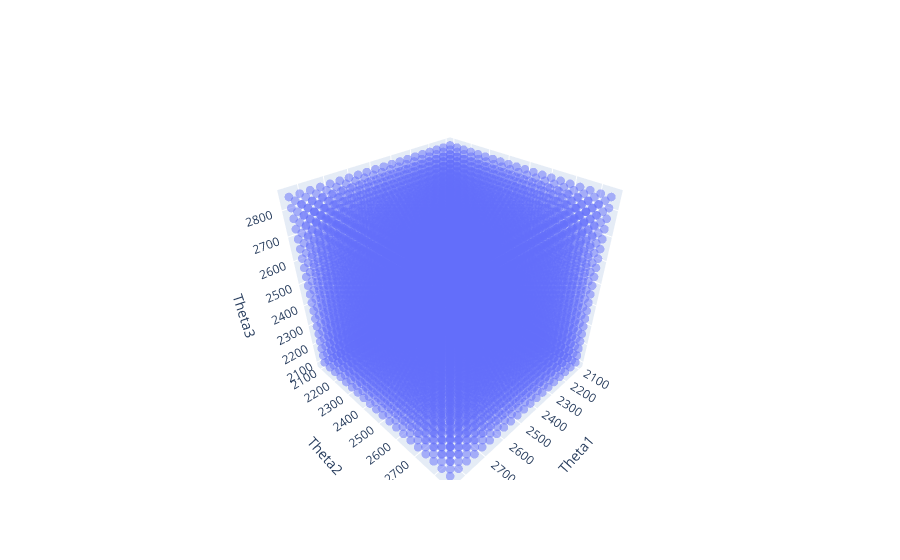

Notebook code for this chart:
### Markdown cell above
# Configuration Space

The delta robot's configuration space is bound by the 3 motor angles $\theta_1$, $\theta_2$, and $\theta_3$. The configuration space is a 3D space, where each point in the space corresponds to a unique position of the robot's end effector.

### Code cell
# The C-Space for the delta robot is 3 dimensional for the 3 motors

# Motor ranges in Dynamixel steps
theta1_range = [2100, 2850]
theta2_range = [2100, 2850]
theta3_range = [2100, 2850]

# Use a smaller number of points for a scatter plot to keep rendering fast
num_points = 20
theta1 = np.linspace(theta1_range[0], theta1_range[1], num_points)
theta2 = np.linspace(theta2_range[0], theta2_range[1], num_points)
theta3 = np.linspace(theta3_range[0], theta3_range[1], num_points)
Theta1, Theta2, Theta3 = np.meshgrid(theta1, theta2, theta3)

# Create a 3D scatter plot of the configuration space points using Plotly
fig = go.Figure(data=[go.Scatter3d(
  x=Theta1.flatten(),
  y=Theta2.flatten(),
  z=Theta3.flatten(),
  mode='markers',
  marker=dict(size=3, opacity=0.5)
)])

# Set the labels
fig.update_layout(scene=dict(
  xaxis_title='Theta1',
  yaxis_title='Theta2',
  zaxis_title='Theta3'
))

# Show the plot
fig.show()

### Figure 1 — Plotly figure (JSON) as saved in the notebook; plotly's stock layout.template omitted (floating-point values rounded to 4 significant figures; data arrays with more than 128 entries replaced by an {"elided": "..."} marker saying what was removed)
{"data": [{"marker": {"opacity": 0.5, "size": 3}, "mode": "markers", "type": "scatter3d", "x": {"elided": "8000 float values"}, "y": {"elided": "8000 float values"}, "z": {"elided": "8000 float values"}}], "layout": {"scene": {"xaxis": {"title": {"text": "Theta1"}}, "yaxis": {"title": {"text": "Theta2"}}, "zaxis": {"title": {"text": "Theta3"}}}}}
